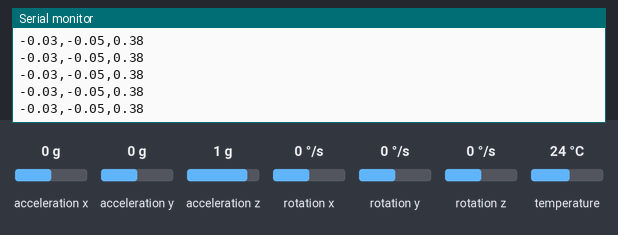
Simulated run of this sketch. Board: Arduino Zero (SAMD21). On the bench: the last lines printed to the serial monitor. The test bench sets the inputs (shaded band); at power-on: acceleration x 0 g, acceleration y 0 g, acceleration z 1 g, rotation x 0 °/s, rotation y 0 °/s, rotation z 0 °/s, temperature 24 °C.

Above: at 1.2 s.
1.3 s: acceleration x set to -1.4 g
At 2.4 s:
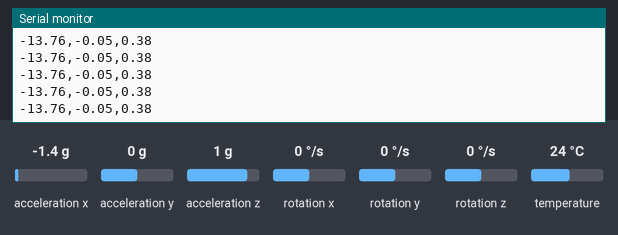
2.8 s: acceleration x set to 0.8 g
At 3.4 s:
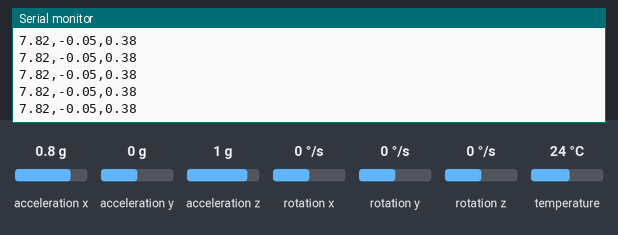
5.8 s: acceleration y set to -1.4 g
Timing chart, 0 to 5.8 s (numbered marks = the images above; inputs shaded):
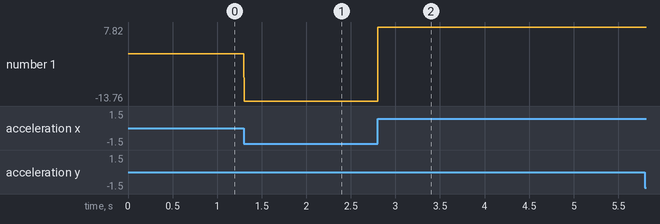

Measured:
- after the input at 1.3 s, the serial monitor: prints a new line at once (image 1)
- after the input at 2.8 s, the serial monitor: prints a new line at once (image 2)
- plotted number 1: -0.03 → -13.76 after the input at 1.3 s, -13.76 → 7.82 after the input at 2.8 s

The sketch:

mpu6050_readings.ino
```cpp
// Basic demo for accelerometer readings from Adafruit MPU6050

#include <Adafruit_MPU6050.h>
#include <Adafruit_Sensor.h>
#include <Wire.h>

Adafruit_MPU6050 mpu;

float xOffset = 0.03;
float yOffset = 0.05;
float zOffset = 9.43;

void setup(void) {
  SerialUSB.begin(115200);
  while (!SerialUSB)
    delay(10); // will pause Zero, Leonardo, etc until serial console opens

  SerialUSB.println("Adafruit MPU6050 test!");

  // Try to initialize!
  if (!mpu.begin()) {
    SerialUSB.println("Failed to find MPU6050 chip");
    while (1) {
      delay(10);
    }
  }
  SerialUSB.println("MPU6050 Found!");

  mpu.setAccelerometerRange(MPU6050_RANGE_2_G);
  mpu.setGyroRange(MPU6050_RANGE_500_DEG);
  mpu.setFilterBandwidth(MPU6050_BAND_10_HZ);

}

void loop() {

  /* Get new sensor events with the readings */
  sensors_event_t a, g, temp;
  mpu.getEvent(&a, &g, &temp);

  /* Print out the values */
  SerialUSB.print(a.acceleration.x - xOffset);
  SerialUSB.print(",");
  SerialUSB.print(a.acceleration.y - yOffset);
  SerialUSB.print(",");
  SerialUSB.println(a.acceleration.z - zOffset);
}
```

EncoderTest.ino
```cpp
#include <Adafruit_MPU6050.h>
#include <Adafruit_Sensor.h>
#include <RF24Network.h>
#include <RF24.h>

#define  M1_DIR   A2
#define  M1_PWM   9
#define  M2_PWM   4
#define  M2_DIR   A1
#define ENC1_INT  3
#define ENC2_INT  7
#define ENC1_LED  8
#define ENC2_LED  6

uint8_t encoder1Counter = 0;
uint8_t encoder2Counter = 0;
```
